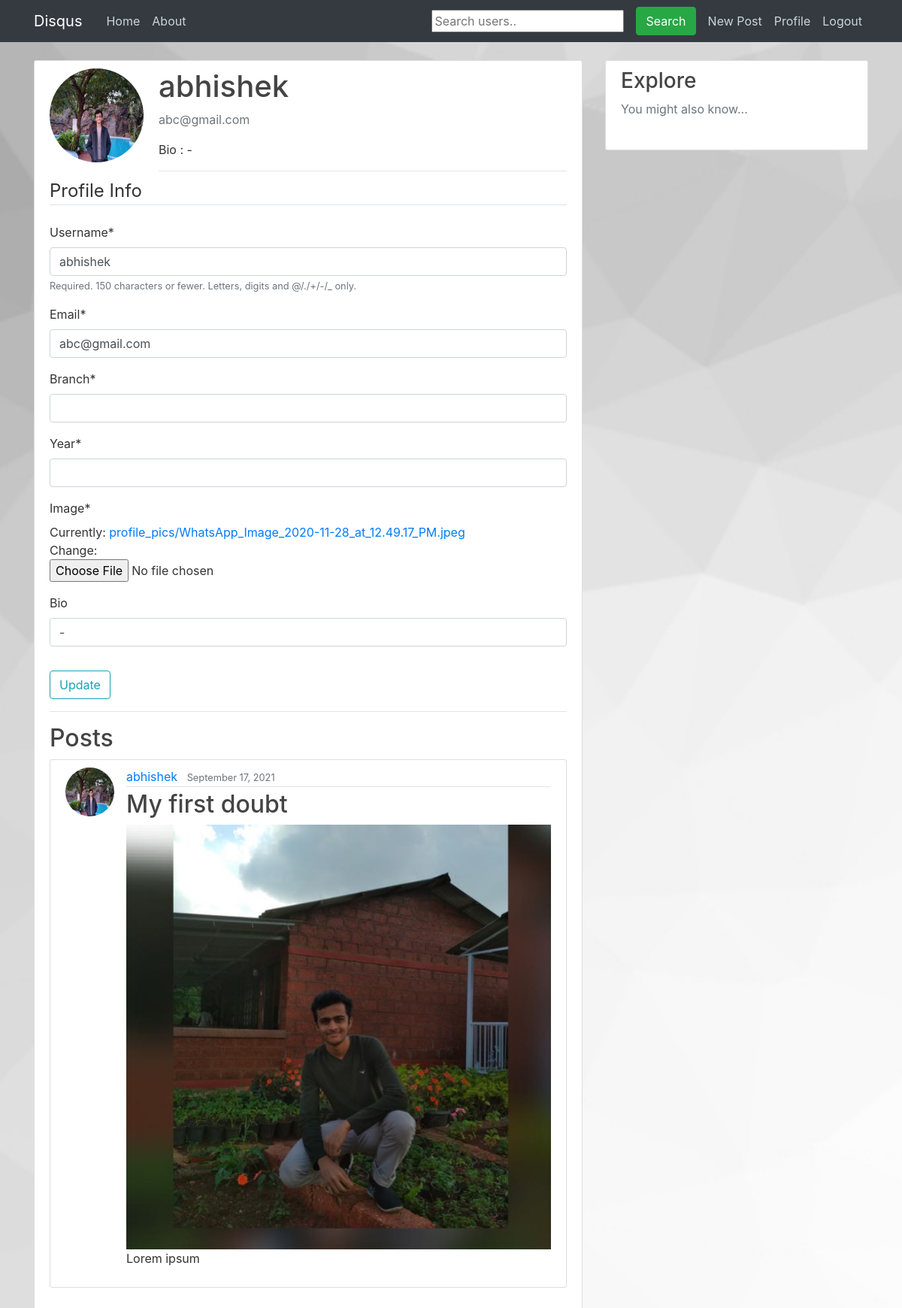
The app's page /profile/abhishek (signed in) with its own data.
### accounts/models.py (models this page shows, shortened)
class Profile(models.Model):
	user = models.OneToOneField(User, on_delete=models.CASCADE)
	image = models.ImageField(default='default.jpg', upload_to='profile_pics')
	bio = models.CharField(max_length=255, blank=True)
	qs_cnt = models.IntegerField(default=0)
	ans_cnt = models.IntegerField(default=0)

### feed/models.py (models this page shows, shortened)
class Post(models.Model):
	title = models.CharField(max_length=100)
	content = models.TextField()
	date_posted = models.DateTimeField(default=timezone.now)
	author = models.ForeignKey(User, on_delete=models.CASCADE)
	image = models.ImageField(upload_to='uploads', blank=True)
	upvote = models.ManyToManyField(User, related_name='upvote')
	downvote = models.ManyToManyField(User, related_name='downvote')
	anonymous = models.BooleanField(default = False)

### accounts/views.py (the view)
# urls.py: path('profile/<str:username>', views.profile, name='profile'),
@login_required
def profile(request, username):
	if(request.method == 'POST'):
		u_form = UserUpdateForm(request.POST, instance=request.user)
		p_form = ProfileUpdateForm(request.POST, request.FILES, instance=request.user.profile)
		if u_form.is_valid() and p_form.is_valid():
			u_form.save()
			p_form.save()
			messages.success(request, f'Your account has been updated!')
			return redirect('profile', request.user.username)
	else:
		u_form = UserUpdateForm(instance=request.user)
		p_form = ProfileUpdateForm(instance=request.user.profile)
	user = request.user
	profileuser = User.objects.get(username=username)
	p = profileuser.profile
	u = p.user
	user_posts = Post.objects.filter(author=profileuser).order_by('-date_posted')
	context = {
		'u' : u,
		'u_form': u_form,
		'p_form': p_form,
		'user_posts' : user_posts,
		'user' : user,
		'profileuser' : profileuser,
	}
	return render(request, 'accounts/profile.html', context)

### accounts/forms.py
class UserUpdateForm(forms.ModelForm):
	email = forms.EmailField()
	branch = forms.CharField()
	year = forms.IntegerField()
	class Meta:
		model = User
		fields = ['username', 'email', 'branch', 'year']

class ProfileUpdateForm(forms.ModelForm):
	class Meta:
		model = Profile
		fields = ['image', 'bio']

### accounts/templates/accounts/profile.html (shortened to what this page needs)
{% extends "feed/base.html" %}
{% load crispy_forms_tags %}
{% block content %}
    <div class="content-section">
	  <div class="media">
	    <img class="rounded-circle account-img" src="{{ profileuser.profile.image.url }}">
	    <div class="media-body">
	      <h2 class="account-heading">{{ profileuser.username }}</h2>
	      <p class="text-secondary">{{ profileuser.email }}</p>
        <p class="text-start">Bio : {{ profileuser.profile.bio }}</p>
          <hr class="my-2" />
	    </div>
	  </div>
        {% ifequal user profileuser %}
	    <form method="POST" enctype="multipart/form-data">
            <fieldset class="form-group">
                <legend class="border-bottom mb-4">Profile Info</legend>
                {{ u_form|crispy }}
                {{ p_form|crispy }}
            </fieldset>
            <div class="form-group">
                <button class="btn btn-outline-info" type="submit">Update</button>
            </div>
        </form>
        {% endifequal %}
        <hr>
        <h2 align="justify">Posts</h2>
        {% if user_posts %}
            {% for post in user_posts %}
            <article class="media content-section">
              <img class="rounded-circle article-img" src="{{ post.author.profile.image.url }}">
              <div class="media-body">
                <div class="article-metadata">
                  <a class="mr-2" href="{% url 'profile' post.author.id %}">{{ post.author }}</a>
                  <small class="text-muted">{{ post.date_posted|date:"F d, Y" }}</small>
                </div>
                <h2><a class="article-title" href="{% url 'post-detail' post.id %}">{{ post.title }}</a></h2>
            {% if post.image %}
              <img style="width:100%; height:auto;" src="{{ post.image.url }}">
            {% endif %}
                <p class="article-content">{{ post.content }}</p>
              </div>
            </article>
            {% endfor %}
        {% endif %}
	</div>
{% endblock content %}

### feed/static/blog/main.css (style rules this page uses)
body { background: #fafafa; color: #333333; margin-top: 5rem; background: url("/static/blog/bg3.jpeg") no-repeat center fixed; background-size: cover; background-position: center; }
h1, h2, h3, h4, h5, h6 { color: #444444; }
.content-section { background: #ffffff; padding: 10px 20px; border: 1px solid #dddddd; border-radius: 3px; margin-bottom: 20px; }
.article-title { color: #444444; }
.article-content { white-space: pre-line; }
.article-img { height: 65px; width: 65px; margin-right: 16px; }
.article-metadata { padding-bottom: 1px; margin-bottom: 4px; border-bottom: 1px solid #e3e3e3 }
.account-img { height: 125px; width: 125px; margin-right: 20px; margin-bottom: 16px; }
.account-heading { font-size: 2.5rem; }

### records on screen
Profile: bio "-"
Post: author.profile.image (picture), author "abhishek", date_posted "September 17, 2021", title "My first doubt", image (picture), content "Lorem ipsum"

### other values on screen
{{ profileuser.username }} "abhishek"
{{ profileuser.email }} "abc@gmail.com"
{{ profileuser.profile.bio }} "-"
